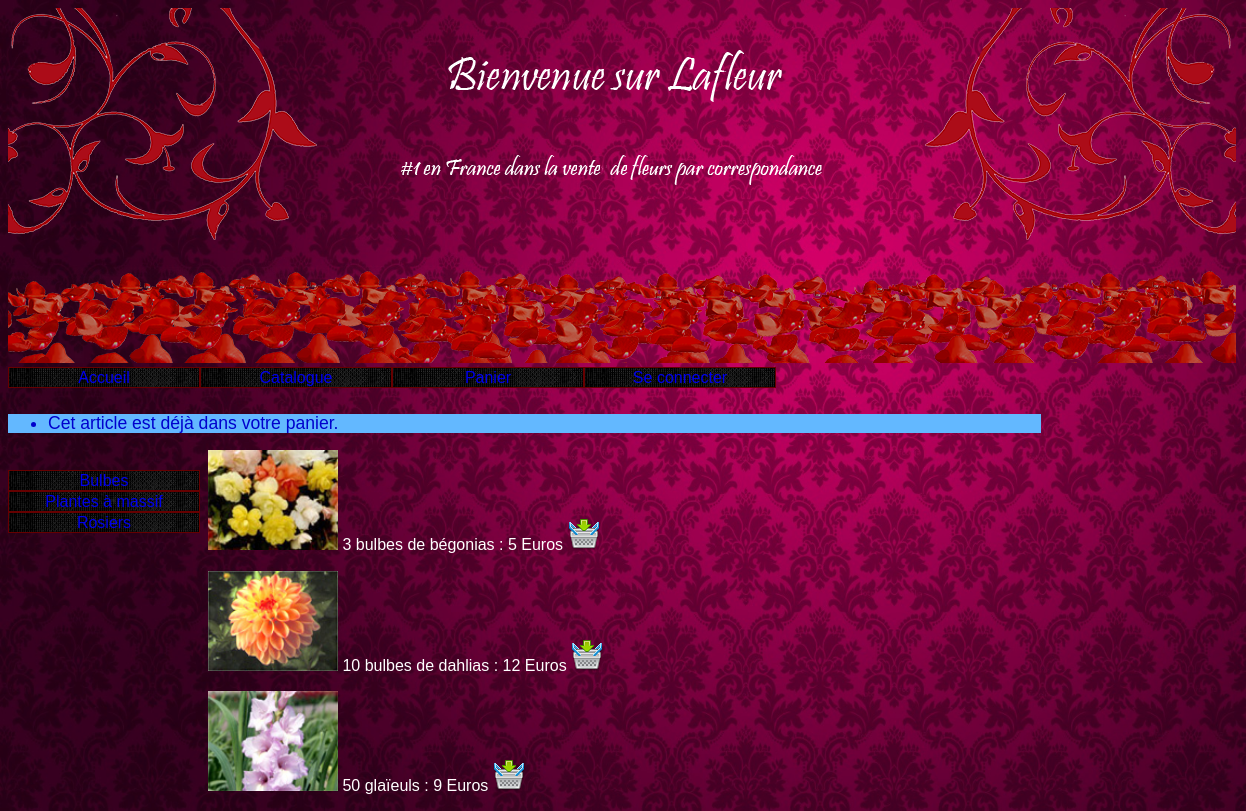
Page /index.php?uc=voirProduits&categorie=bul&produit=b01&action=ajouterAuPanier on the committed database.
### tables this page shows
CREATE TABLE IF NOT EXISTS `categorie` (
  `cat_code` char(3) NOT NULL,
  `cat_libelle` char(30) NOT NULL,
  PRIMARY KEY (`cat_code`)
);

CREATE TABLE IF NOT EXISTS `produits` (
  `pdt_ref` char(5) NOT NULL,
  `pdt_designation` char(50) NOT NULL,
  `pdt_prix` int(10) NOT NULL,
  `pdt_image` char(50) NOT NULL,
  `pdt_categorie` char(3) NOT NULL,
  `pdt_qtedispo` int(5) NOT NULL,
  PRIMARY KEY (`pdt_ref`),
  KEY `pdt_categorie` (`pdt_categorie`)
);

### vues/v_produits.php (the view, shortened to what this page needs)
<!DOCTYPE html>
<html lang="fr" class="no-js">
<div id="produits">
<?php
foreach( $lesProduits as $unProduit)
{
	$id = $unProduit['pdt_ref'];
	$description = $unProduit['pdt_designation'];
	$prix=$unProduit['pdt_prix'];
	$image = $unProduit['pdt_image'];
	?>
	<ul>
			<li><img src="<?php echo $image ?>" alt=image width="130" height="100"/></li>
			<li><?php echo $description ?></li>
			 <li><?php echo " : ".$prix." Euros" ?>
			<li><a href=index.php?uc=voirProduits&categorie=<?php echo $categorie ?>&produit=<?php echo $id ?>&action=ajouterAuPanier>
			 <img src="images/mettrepanier.png" TITLE="Ajouter au panier" /></li></a>
	</ul>
<?php
}
?>
</div>

### vues/v_categories.php (shortened to what this page needs)
<!DOCTYPE html>
<html lang="fr" class="no-js">
<div id="categories"><br>
<?php
foreach( $lesCategories as $uneCategorie)
{
	$idCategorie = $uneCategorie['cat_code'];
	$libCategorie = $uneCategorie['cat_libelle'];
	?>
	<li>
		<a href=index.php?uc=voirProduits&categorie=<?php echo $idCategorie ?>&action=voirProduits><?php echo $libCategorie ?></a>
	</li>
<?php
}
?>
</div>

### util/cssGeneral.css (style rules this page uses)
html { font:normal 100%/1.2em "Trebuchet MS",Verdana,Helvetica,Arial,sans-serif; }
body { color:white; background-image:url('../images/wall1.jpg'); background-size: 100% 100%; background-attachment:fixed; }
#categories { float:left; }
#produits { padding:0 150px; margin-left: 10px; }
#menu li a , #categories li a { text-decoration:none; }
#categories li { list-style-type: none; list-style-image:none; text-align: center; width: 190px ; border: 1px solid #600 ; color: white ; background-image:url('../images/wall2.jpg'); }
#produits li, #produits li a { list-style-type: none; list-style-image:none; display:inline; width:175px; text-align:center; height:205px; color: white ; font: 1em "Trebuchet MS",Arial,sans-serif ; }

### rows in the picture
categorie: cat_libelle "Bulbes"
categorie: cat_libelle "Plantes à massif"
categorie: cat_libelle "Rosiers"
produits: pdt_image (picture), pdt_designation "3 bulbes de bégonias", pdt_prix "5"
produits: pdt_image (picture), pdt_designation "10 bulbes de dahlias", pdt_prix "12"
produits: pdt_image (picture), pdt_designation "50 glaïeuls", pdt_prix "9"

### other values in the picture
$message "Cet article est déjà dans votre panier."
